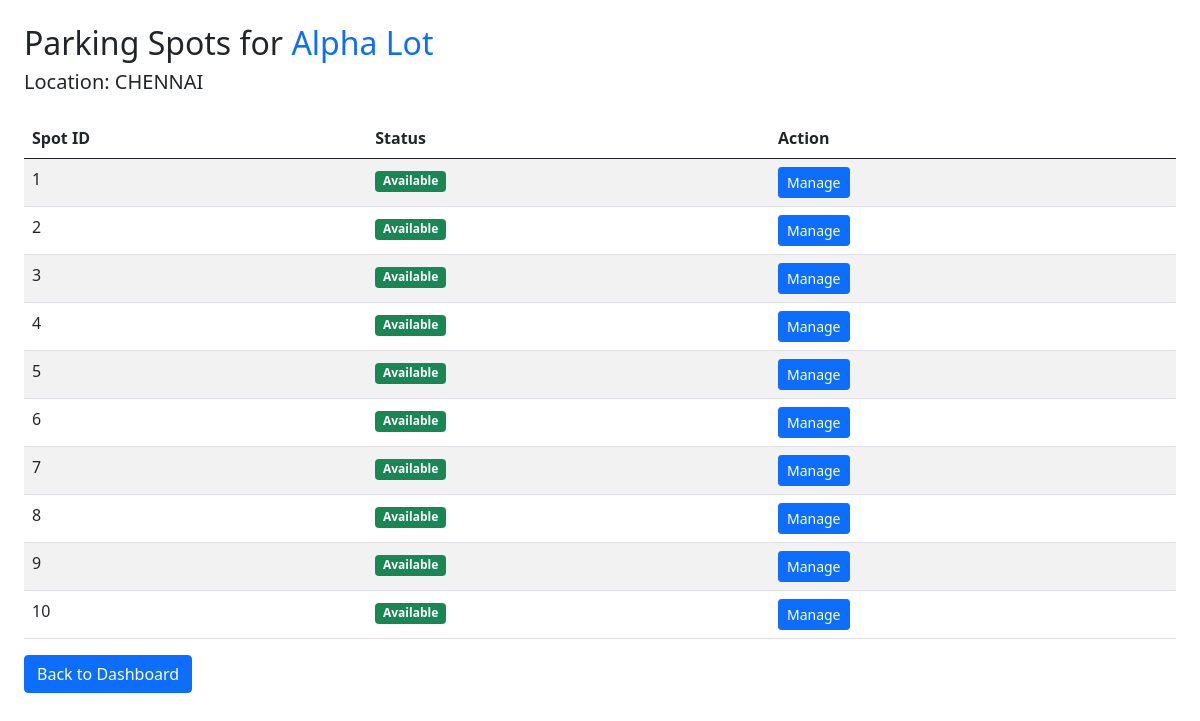
The app's page /view_spots/1, older data.
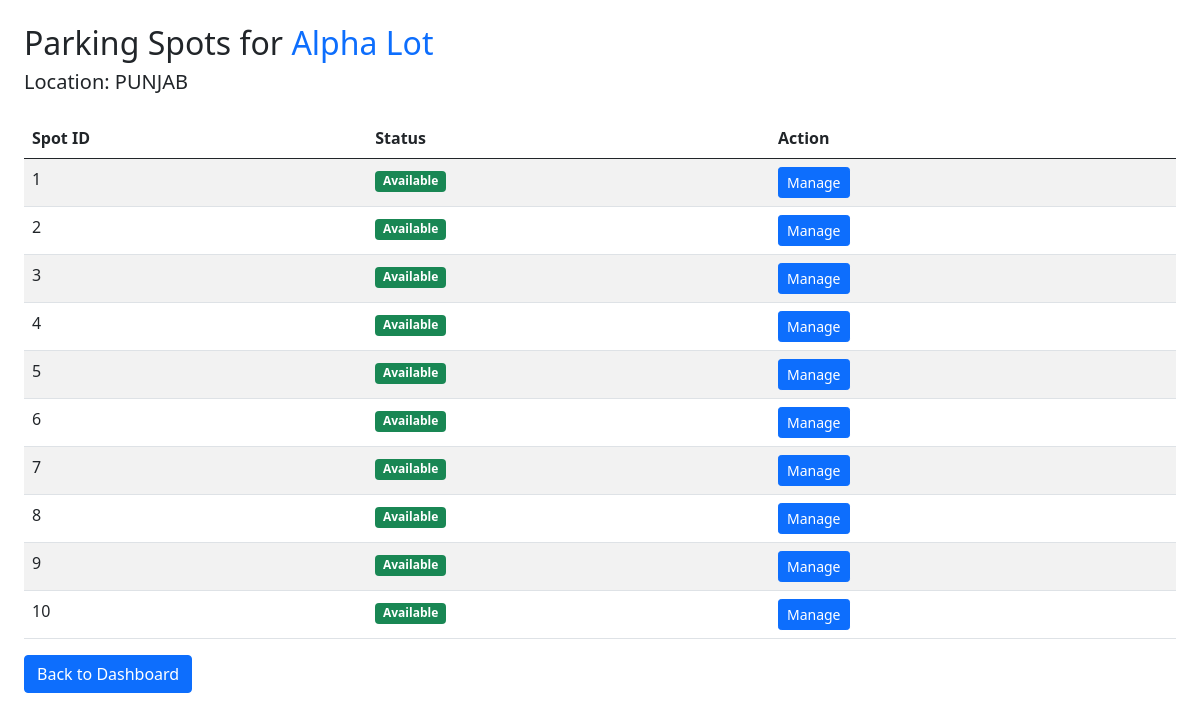
The same page, newer data.
### backend/models.py (models this page shows)
class ParkingLot(db.Model):
    __tablename__ = "parking_lot"
    id = db.Column(db.Integer, primary_key=True)
    name = db.Column(db.String(100), nullable=False)
    location = db.Column(db.String(100))
    price_per_hour = db.Column(db.Float, nullable=False)
    total_spots = db.Column(db.Integer, nullable=False)

### backend/controllers.py (the view)
    @app.route("/view_spots/<int:lot_id>")
    def view_spots(lot_id):
        lot = ParkingLot.query.get_or_404(lot_id)
        spots = ParkingSpot.query.filter_by(lot_id=lot.id).all()
        return render_template("view_spots.html", lot=lot, spots=spots)

### templates/view_spots.html (shortened to what this page needs)
<!DOCTYPE html>
<html lang="en">
<head>
  <link href="https://cdn.jsdelivr.net/npm/bootstrap@5.0.2/dist/css/bootstrap.min.css" rel="stylesheet">
</head>
<body class="p-4">
<h2>Parking Spots for <span class="text-primary">{{ lot.name }}</span></h2>
<h5>Location: {{ lot.location }}</h5>
<table class="table table-striped mt-4">
  <thead>
    <tr>
      <th>Spot ID</th>
      <th>Status</th>
      <th>Action</th>
    </tr>
  </thead>
  <tbody>
    {% for spot in spots %}
    <tr>
      <td>{{ spot.id }}</td>
      <td>
        {% if spot.status == 'A' %}
          <span class="badge bg-success">Available</span>
        {% else %}
          <span class="badge bg-danger">Occupied</span>
        {% endif %}
      </td>
      <td>
        <button class="btn btn-sm btn-primary" onclick="openCard({{ spot.id }}, '{{ spot.status }}')">Manage</button>
      </td>
    </tr>
    {% endfor %}
  </tbody>
</table>
<a href="/admin_dashboard" class="btn btn-primary">Back to Dashboard</a>
</body>
</html>

Row changes from the older to the newer data that the page shows:
changed ParkingLot "Alpha Lot": location "CHENNAI" → "PUNJAB"
